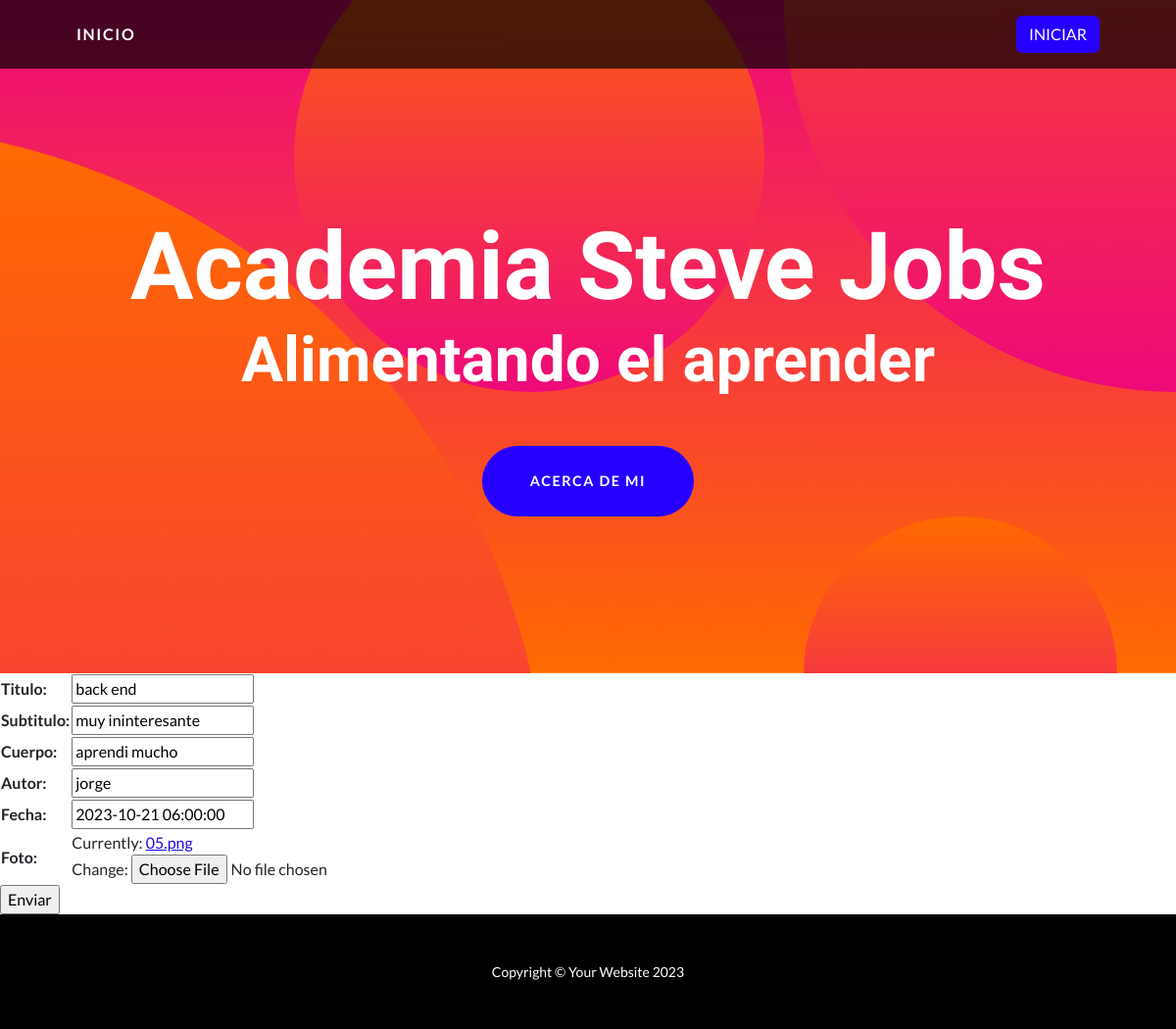
The app's page /AppEntrega/editarBlogs/back end/ with its own data.
### AppEntrega/models.py (models this page shows)
class Blog(models.Model):
    titulo = models.CharField(max_length=15)
    subTitulo = models.CharField(max_length=30)
    cuerpo = models.CharField(max_length=300)
    autor = models.CharField (max_length=20)
    fecha = models.DateTimeField()
    foto = models.ImageField()

### AppEntrega/views.py (the view)
# urls.py: path('editarBlogs/<blog_titulo>/',editarComentario, name='EditarBlogs'),
def editarComentario(request,blog_titulo):
     blog = Blog.objects.get(titulo = blog_titulo)
     if request.method == "POST":
        miForm = comentariosForm(request.POST)
        print(miForm)
        if miForm.is_valid():
            informacion = miForm.cleaned_data
            blog.titulo = informacion['titulo']
            blog.subTitulo = informacion['subTitulo']
            blog.cuerpo= informacion ['cuerpo']
            blog.autor= informacion ['autor']
            blog.fecha= informacion ['fecha']
            blog.foto= informacion ['foto']
            blog.save()
            return render(request, "AppEntrega/index.html")
     else:
        miForm = comentariosForm(initial={'titulo':blog.titulo, 'subTitulo':blog.subTitulo,'cuerpo':blog.cuerpo,'autor':blog.autor,'fecha':blog.fecha,'foto':blog.foto})
        return render(request, "AppEntrega/editarBlogs.html", {"miForm": miForm,"blog_titulo":blog_titulo})

### AppEntrega/forms.py
class comentariosForm(forms.Form):
    titulo = forms.CharField(max_length=15)
    subTitulo = forms.CharField(max_length=30)
    cuerpo = forms.CharField(max_length=300)
    autor = forms.CharField (max_length=20)
    fecha = forms.DateTimeField()
    foto = forms.ImageField()

### AppEntrega/templates/AppEntrega/editarBlogs.html (shortened to what this page needs)
{% extends "AppEntrega/curso.html" %}
{% load static %}
{% block section1 %}
<form action="" method="POST">
    <table>
        {{miForm.as_table}}
    </table>
    <input type="Submit" value="Enviar">
</form>
{% endblock %}

### records on screen
Blog: titulo "back end", subTitulo "muy ininteresante", cuerpo "aprendi mucho", autor "jorge", fecha "2023-10-21 06:00:00"
